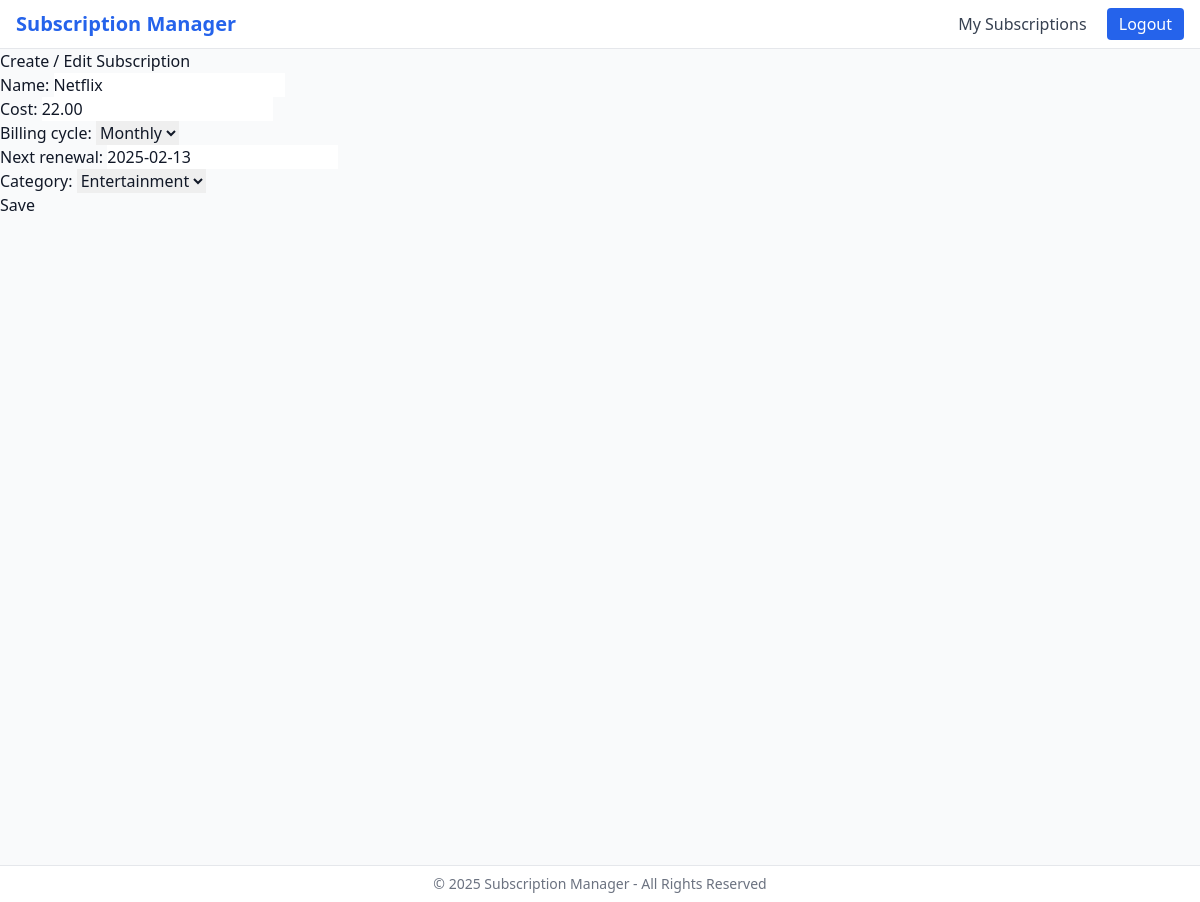
/subscriptions/3/update/ (signed in), run on the app's committed database.
### subscriptions/models.py (models this page shows, shortened)
class Subscription(models.Model):
    BILLING_CHOICES = [
        ('monthly', 'Monthly'),
        ('yearly', 'Yearly'),
        ('custom', 'Custom'),
    ]
    user = models.ForeignKey(User, on_delete=models.CASCADE)
    name = models.CharField(max_length=255)
    cost = models.DecimalField(max_digits=10, decimal_places=2)
    billing_cycle = models.CharField(max_length=20, choices=BILLING_CHOICES, default='monthly')
    next_renewal = models.DateField()
    category = models.ForeignKey(Category, on_delete=models.SET_NULL, null=True, blank=True)

class Category(models.Model):
    name = models.CharField(max_length=100)
    description = models.TextField(blank=True, null=True)
    def __str__(self):
        return self.name

### subscriptions/views.py (the view)
# urls.py: path('<int:pk>/update/', views.subscription_update, name='update'),
@login_required
def subscription_update(request, pk):
    subscription = get_object_or_404(Subscription, pk=pk, user=request.user)
    if request.method == 'POST':
        form = SubscriptionForm(request.POST, instance=subscription)
        if form.is_valid():
            form.save()
            return redirect('subscriptions:list')
    else:
        form = SubscriptionForm(instance=subscription)
    return render(request, 'subscriptions/subscription_form.html', {'form': form})

### subscriptions/forms.py
class SubscriptionForm(forms.ModelForm):
    class Meta:
        model = Subscription
        fields = ['name', 'cost', 'billing_cycle', 'next_renewal', 'category']

### subscriptions/templates/subscriptions/subscription_form.html (shortened to what this page needs)
{% extends 'base.html' %}
{% block content %}
  <h2>Create / Edit Subscription</h2>
  <form method="post">
    {{ form.as_p }}
    <button type="submit">Save</button>
  </form>
{% endblock %}

### data on the page
Subscription: name "Netflix", cost "22.00", billing_cycle "Monthly", next_renewal "2025-02-13", category "Entertainment"
